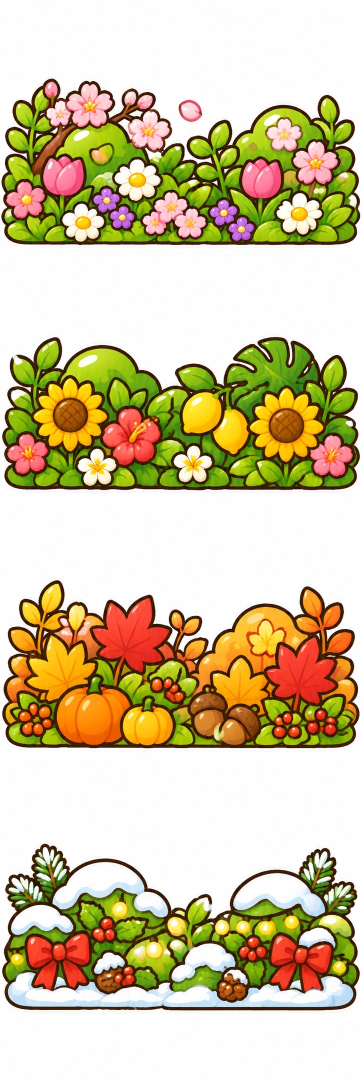
#> input picture docs/store/season/fg/sheet.webp, 724 x 2172 px, given in place of sheet.png, which was not available (shown at 1/2 size)
$ python slice_sheet.py sheet.png 5 3 'assets/art/items/flower_{01..15}.png'
#> lines starting #> are read from the running program, lines starting #| are printed output that depends on the picture; after the words box and inside, x2 and y2 are one past the last pixel; in counts of white or black regions, pixels touching at a corner belong together
#> in main, src is the input picture: PIL image 724x2172 RGB; mean R, G, B 209.4, 196.3, 160.1
#!/usr/bin/env python3
"""스프라이트 시트 → 개별 에셋 PNG.

사용법:
  python3 tool/slice_sheet.py <시트이미지> <열> <행> <출력1.png> [<출력2.png> ...]
  python3 tool/slice_sheet.py sheet.png 5 3 assets/art/items/flower_{01..15}.png

처리:
  1) 흰 배경 제거: 가장자리에서 이어진 밝은 영역만 투명하게 한다 (물체 안의 흰색은 보존).
  2) 그림 덩어리를 찾아 중심이 속한 칸에 배정하고 덩어리 경계로 자른 뒤 (격자선에 걸친 부분도 보존),
  3) 정사각형 캔버스(기본 512px) 가운데 아래 정렬 + 6% 여백으로 맞춘다.
배경(1칸, 투명 처리 없음)은 --keep-bg 로 크기만 맞춘다.
"""
import argparse
from collections import deque

from PIL import Image


def _kw(path):
    return dict(quality=90, method=6, alpha_quality=100) if path.endswith('.webp') else {}


def remove_white_bg(img: Image.Image, thresh: int = 235) -> Image.Image:
#> called with thresh = 235
    img = img.convert("RGBA")
    w, h = img.size
#> w = 724; h = 2172
    px = img.load()
    seen = bytearray(w * h)
    q = deque()
    for x in range(w):
        q.append((x, 0)); q.append((x, h - 1))
    for y in range(h):
        q.append((0, y)); q.append((w - 1, y))
    while q:
        x, y = q.popleft()
        i = y * w + x
        if seen[i]:
            continue
        seen[i] = 1
        r, g, b, a = px[x, y]
        if a == 0 or (r >= thresh and g >= thresh and b >= thresh):
            px[x, y] = (255, 255, 255, 0)
            if x > 0: q.append((x - 1, y))
            if x < w - 1: q.append((x + 1, y))
            if y > 0: q.append((x, y - 1))
            if y < h - 1: q.append((x, y + 1))
    return img


def drop_edge_fragments(cell: Image.Image, keep_ratio: float = 0.3) -> Image.Image:
    """칸 테두리에 닿은 작은 조각(옆 칸 그림이 삐져나온 것)을 지운다.
    가장 큰 덩어리의 keep_ratio 보다 작고 테두리에 닿은 덩어리만 지우므로, 안쪽의 반짝이 같은 장식은 남는다."""
    cell = cell.copy()
    w, h = cell.size
    alpha = cell.getchannel("A").load()
    seen = bytearray(w * h)
    comps = []
    for sy in range(h):
        for sx in range(w):
            if seen[sy * w + sx] or alpha[sx, sy] == 0:
                continue
            stack = [(sx, sy)]
            seen[sy * w + sx] = 1
            pts = []
            edge = False
            while stack:
                x, y = stack.pop()
                pts.append((x, y))
                if x == 0 or y == 0 or x == w - 1 or y == h - 1:
                    edge = True
                for nx, ny in ((x + 1, y), (x - 1, y), (x, y + 1), (x, y - 1)):
                    if 0 <= nx < w and 0 <= ny < h and not seen[ny * w + nx] and alpha[nx, ny] > 0:
                        seen[ny * w + nx] = 1
                        stack.append((nx, ny))
            comps.append((pts, edge))
    if not comps:
        return cell
    biggest = max(len(p) for p, _ in comps)
    px = cell.load()
    for pts, edge in comps:
        if edge and len(pts) < biggest * keep_ratio:
            for x, y in pts:
                px[x, y] = (0, 0, 0, 0)
    return cell


def cells_by_blobs(img: Image.Image, cols: int, rows: int) -> list:
    """투명 배경 시트를 그림 덩어리 단위로 나눈다 (격자선에 걸친 발·꼬리가 잘리지 않게).

    시트 전체에서 이어진 덩어리를 찾고, 덩어리 중심이 속한 칸에 배정한다.
    칸마다 배정된 덩어리만 남긴 이미지를 덩어리 경계로 잘라 돌려준다 (행 우선 순서)."""
#> called with cols = 5, rows = 3
    import numpy as np
    from scipy import ndimage

    a = np.asarray(img.convert("RGBA"))
    mask = a[:, :, 3] > 8
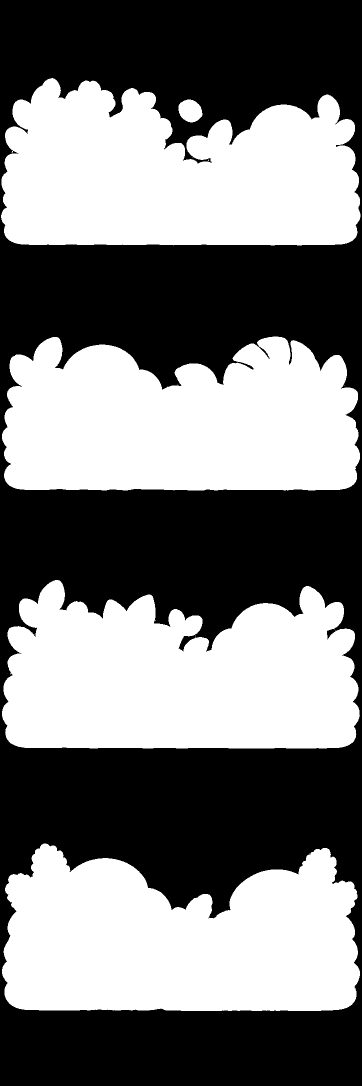
#> mask: shape (2172, 724) bool (shown at 1/2 size); 48.2% white; 17 white regions (12 under 20 px), largest, box (x1, y1, x2, y2) and area: (4, 1160, 720, 1497) 192298, (2, 156, 721, 491) 190516, (4, 1687, 720, 2022) 188942, (4, 673, 720, 981) 185039, (357, 199, 405, 245) 1672
    lab, n = ndimage.label(mask, structure=np.ones((3, 3), bool))
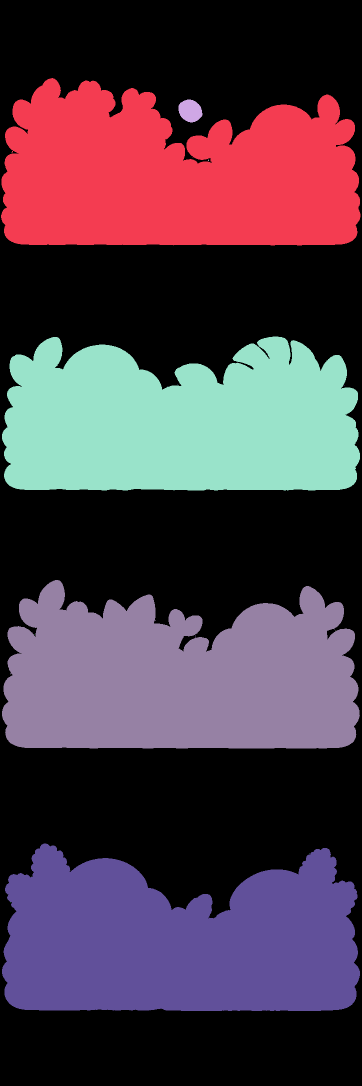
#> lab: shape (2172, 724) int32 (shown at 1/2 size); 18 distinct labels, from 0 to 17; one colour per label, 0 black
    cw, ch = img.width / cols, img.height / rows
    idx = np.arange(1, n + 1)
    areas = ndimage.sum(mask, lab, idx)
    cents = ndimage.center_of_mass(mask, lab, idx)
    owner = np.zeros(n + 1, int) - 1
    for k, (area, (cy, cx)) in enumerate(zip(areas, cents), start=1):
        if area < 12:
            continue
        c = min(cols - 1, int(cx // cw)); r = min(rows - 1, int(cy // ch))
        owner[k] = r * cols + c
#> this loop made 17 passes
#> (area, cy, cx) on passes 1, 2, 5, 9, 14: (190516, 350.9, 349.3), (1672, 221.3, 380.1), (185039, 845.3, 360.6), (192298, 1355.8, 358.3), (188942, 1882.1, 356.6)
    out = []
    for cell in range(cols * rows):
        keep = owner[lab] == cell
        if not keep.any():
            out.append(Image.new("RGBA", (1, 1), (0, 0, 0, 0)))
            continue
        ys, xs = np.nonzero(keep)
        y0, y1, x0, x1 = ys.min(), ys.max() + 1, xs.min(), xs.max() + 1
        piece = a[y0:y1, x0:x1].copy()
        piece[~keep[y0:y1, x0:x1]] = 0
        out.append(Image.fromarray(piece, "RGBA"))
#> this loop made 15 passes
#> pass 3, in cells_by_blobs, `keep = owner[lab] == cell`:
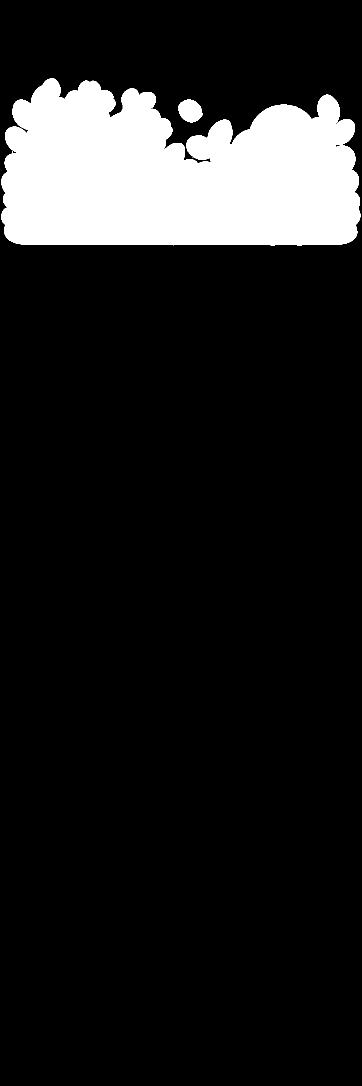
#> keep: shape (2172, 724) bool (shown at 1/2 size); 12.2% white; 2 white regions, box (x1, y1, x2, y2) and area: (2, 156, 721, 491) 190516, (357, 199, 405, 245) 1672
#> pass 3, in cells_by_blobs, `piece = a[y0:y1, x0:x1].copy()`:
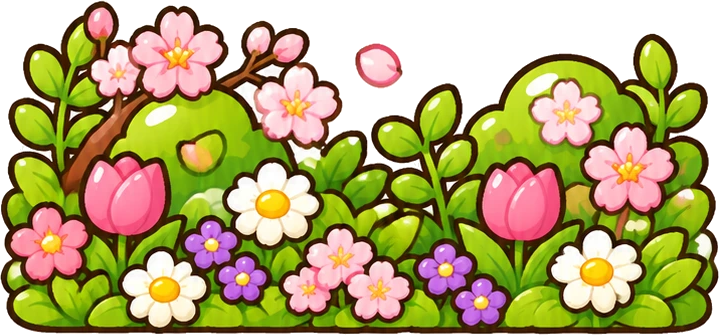
#> piece: shape (335, 719, 4); mean R, G, B, A 177.5, 166.3, 112.2, 203.5; transparent parts drawn white
#> after the loop:
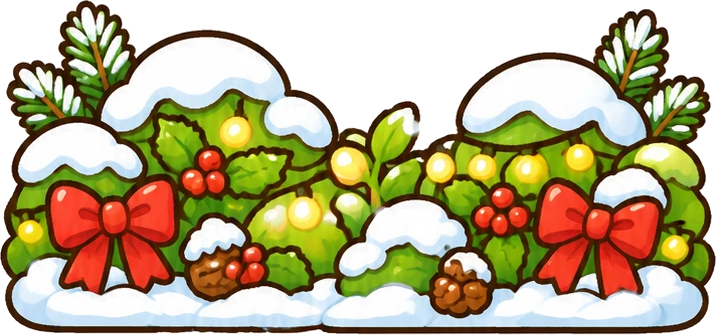
#> piece: shape (335, 716, 4); mean R, G, B, A 128.6, 117.7, 82.3, 200.9; transparent parts drawn white
    return out


def fit_square(cell: Image.Image, size: int, margin: float = 0.06, clean: bool = True) -> Image.Image:
    if clean:
        cell = drop_edge_fragments(cell)
    box = cell.getbbox()
    out = Image.new("RGBA", (size, size), (0, 0, 0, 0))
    if not box:
        return out
    obj = cell.crop(box)
    inner = int(size * (1 - 2 * margin))
    scale = min(inner / obj.width, inner / obj.height)
    obj = obj.resize((max(1, round(obj.width * scale)), max(1, round(obj.height * scale))), Image.LANCZOS)
    x = (size - obj.width) // 2
    y = size - int(size * margin) - obj.height  # 바닥 정렬
    out.paste(obj, (x, y), obj)
    return out


def main():
    ap = argparse.ArgumentParser()
    ap.add_argument("sheet")
    ap.add_argument("cols", type=int)
    ap.add_argument("rows", type=int)
    ap.add_argument("outputs", nargs="+")
    ap.add_argument("--size", type=int, default=512)
    ap.add_argument("--keep-bg", action="store_true", help="배경 이미지: 투명 처리 없이 1080x720 으로")
    a = ap.parse_args()
    src = Image.open(a.sheet)
    if a.keep_bg:
        src.convert("RGB").resize((1080, 720), Image.LANCZOS).save(a.outputs[0], **_kw(a.outputs[0]))
        print("saved", a.outputs[0])
        return
    img = remove_white_bg(src)
    cells = cells_by_blobs(img, a.cols, a.rows)
    for out, cell in zip(a.outputs, cells):
        fit_square(cell, a.size, clean=False).save(out, **_kw(out))
        print("saved", out)
#> this loop made 1 pass
#| saved assets/art/items/flower_{01..15}.png


if __name__ == "__main__":
    main()

$ run again, with docs/store/season/fg/autumn.webp copied over docs/store/season/fg/sheet.webp
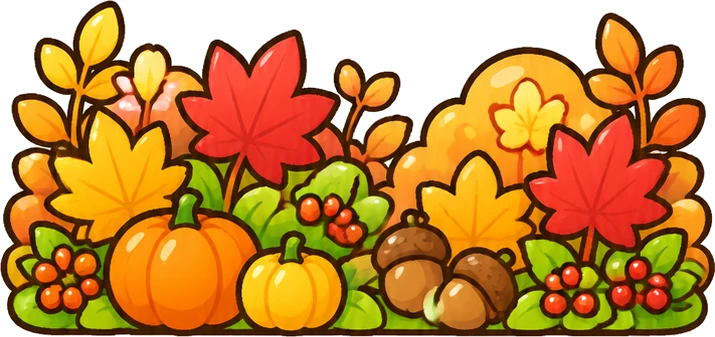
#> input picture docs/store/season/fg/autumn.webp, 715 x 337 px, given in place of sheet.png, which was not available
#> in main, src is the input picture: PIL image 715x337 RGBA; mean R, G, B, A 147.9, 92.8, 24.9, 203.3
#> the loop in remove_white_bg, `while q:` made 195640 passes
#> (r, g) on passes 1 to 3: (0, 0), (0, 0), (0, 0)
#> in cells_by_blobs, `mask = a[:, :, 3] > 8`:
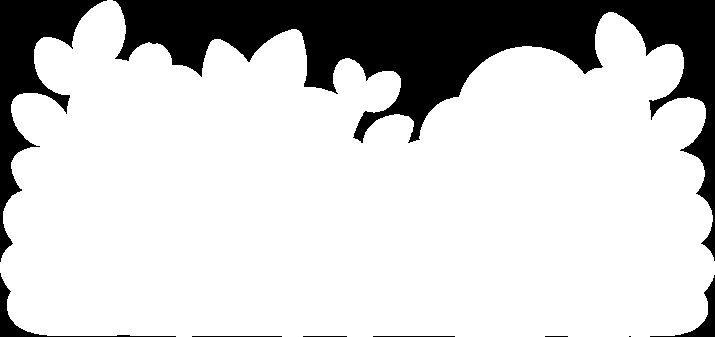
#> mask: shape (337, 715) bool; 79.7% white; 9 black regions (1 under 20 px), largest, box (x1, y1, x2, y2) and area: (113, 0, 715, 261) 39342, (0, 0, 107, 262) 7694, (0, 273, 176, 337) 874
#> the loop in cells_by_blobs, `for k, (area, (cy, cx)) in enumerate(zip(areas, cents), start=1):` made 1 pass
#> (k, area, cy, cx) on pass 1: (1, 192111, 195.9, 354.3)
#> the loop in main, `for out, cell in zip(a.outputs, cells):` made 1 pass
#> (printed output is left out)

$ run again, with docs/store/season/fg/spring.webp copied over docs/store/season/fg/sheet.webp
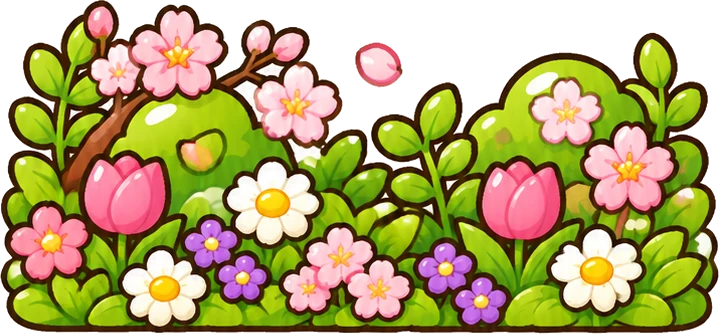
#> input picture docs/store/season/fg/spring.webp, 719 x 334 px, given in place of sheet.png, which was not available
#> in main, src is the input picture: PIL image 719x334 RGBA; mean R, G, B, A 130.6, 119.1, 64.8, 203.9
#> the loop in remove_white_bg, `while q:` made 192657 passes
#> (r, g, b) on passes 1 to 3: (0, 0, 0), (0, 0, 0), (0, 0, 0)
#> mask: shape (334, 719) bool; 79.9% white; 5 black regions, box (x1, y1, x2, y2) and area: (106, 0, 719, 270) 39928, (0, 0, 98, 273) 6277, (0, 279, 539, 334) 1220, (602, 278, 719, 334) 685, (548, 333, 592, 334) 44
#> in cells_by_blobs, `lab, n = ndimage.label(mask, structure=np.ones((3, 3), bool))`:
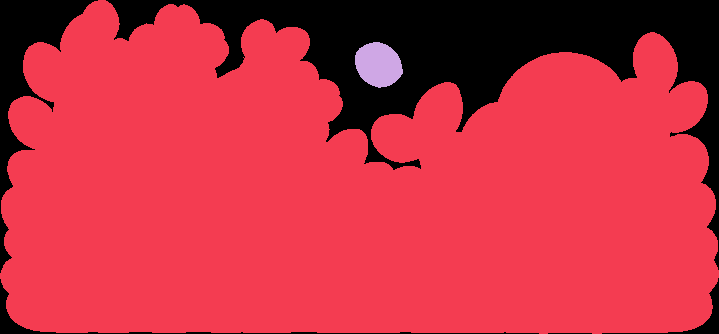
#> lab: shape (334, 719) int32; 3 distinct labels, from 0 to 2; one colour per label, 0 black
#> the loop in cells_by_blobs, `for k, (area, (cy, cx)) in enumerate(zip(areas, cents), start=1):` made 2 passes
#> (k, area, cy, cx) on passes 1 to 2: (1, 190337, 193.9, 347.3), (2, 1655, 64.29, 378)
#> the loop in cells_by_blobs, `for cell in range(cols * rows):` made 15 passes
#> pass 3, in cells_by_blobs, `piece = a[y0:y1, x0:x1].copy()`:
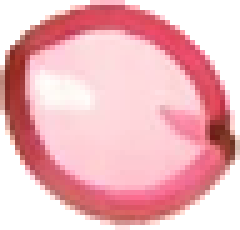
#> piece: shape (46, 48, 4) (shown 5 times larger); mean R, G, B, A 238.7, 182.7, 189.5, 191.1; transparent parts drawn white
#> the loop in main, `for out, cell in zip(a.outputs, cells):` made 1 pass
#> (printed output is left out)

$ run again, with docs/store/season/fg/summer.webp copied over docs/store/season/fg/sheet.webp
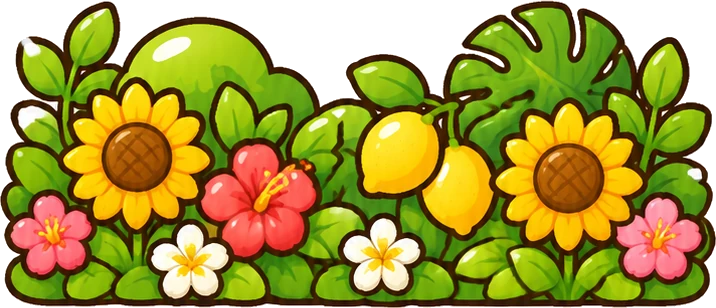
#> input picture docs/store/season/fg/summer.webp, 716 x 308 px, given in place of sheet.png, which was not available
#> in main, src is the input picture: PIL image 716x308 RGBA; mean R, G, B, A 126, 116.2, 30.9, 213.8
#> the loop in remove_white_bg, `while q:` made 142691 passes
#> (r, g, b) on passes 1 to 3: (0, 0, 0), (0, 0, 0), (0, 0, 0)
#> in cells_by_blobs, `mask = a[:, :, 3] > 8`:
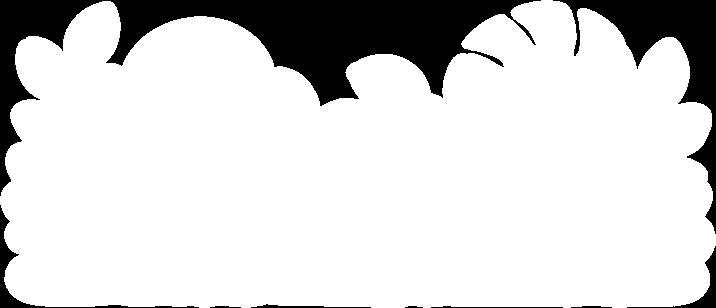
#> mask: shape (308, 716) bool; 83.8% white; 9 black regions, largest, box (x1, y1, x2, y2) and area: (0, 0, 541, 196) 25210, (553, 0, 716, 234) 8115, (0, 205, 199, 308) 1155
#> the loop in cells_by_blobs, `for k, (area, (cy, cx)) in enumerate(zip(areas, cents), start=1):` made 1 pass
#> (k, area, cy, cx) on pass 1: (1, 184885, 172.3, 356.6)
#> the loop in main, `for out, cell in zip(a.outputs, cells):` made 1 pass
#> (printed output is left out)
